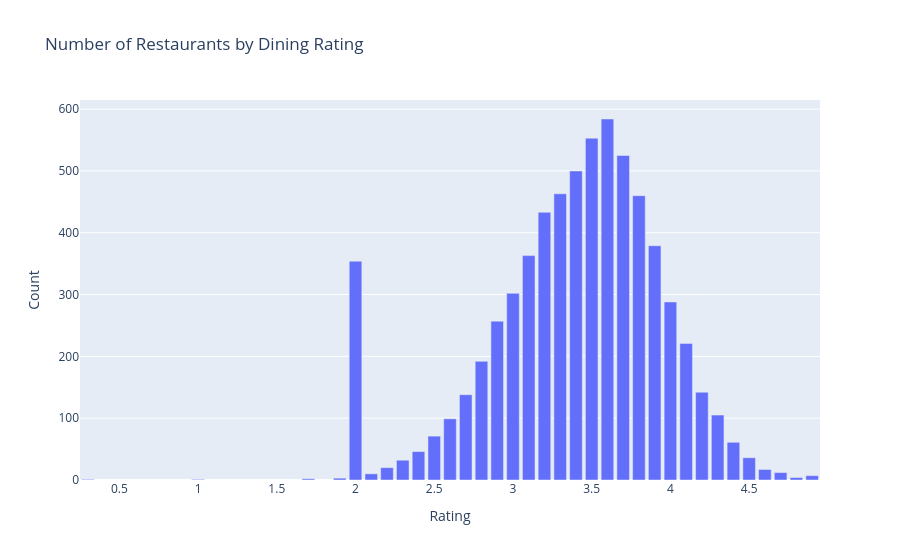

Source (notebook cell):
### Markdown cell above
<h1 style="color:#FF5733; font-size:35px;">12. Dining Rating Distribution</h1>

### Code cell
rating_count = rating_df["Dining Rating"].value_counts().sort_index().reset_index()

rating_count.columns = ["Rating","Count"]

fig = px.bar(rating_count, x="Rating", y="Count",
             title="Number of Restaurants by Dining Rating")

fig.show()

### Figure 1 — Plotly figure (JSON) as saved in the notebook; plotly's stock layout.template omitted (floating-point values rounded to 4 significant figures)
{"data": [{"hovertemplate": "Rating=%{x}<br>Count=%{y}<extra></extra>", "legendgroup": "", "marker": {"color": "#636efa", "pattern": {"shape": ""}}, "name": "", "orientation": "v", "showlegend": false, "textposition": "auto", "type": "bar", "x": [0.3, 1.0, 1.7, 1.9, 2.0, 2.1, 2.2, 2.3, 2.4, 2.5, 2.6, 2.7, 2.8, 2.9, 3.0, 3.1, 3.2, 3.3, 3.4, 3.5, 3.6, 3.7, 3.8, 3.9, 4.0, 4.1, 4.2, 4.3, 4.4, 4.5, 4.6, 4.7, 4.8, 4.9], "xaxis": "x", "y": [1, 1, 2, 3, 354, 10, 20, 32, 46, 71, 99, 138, 192, 257, 302, 363, 433, 463, 500, 553, 584, 525, 460, 379, 288, 221, 142, 105, 61, 36, 17, 12, 4, 7], "yaxis": "y"}], "layout": {"barmode": "relative", "legend": {"tracegroupgap": 0}, "title": {"text": "Number of Restaurants by Dining Rating"}, "xaxis": {"anchor": "y", "domain": [0, 1], "title": {"text": "Rating"}}, "yaxis": {"anchor": "x", "domain": [0, 1], "title": {"text": "Count"}}}}
